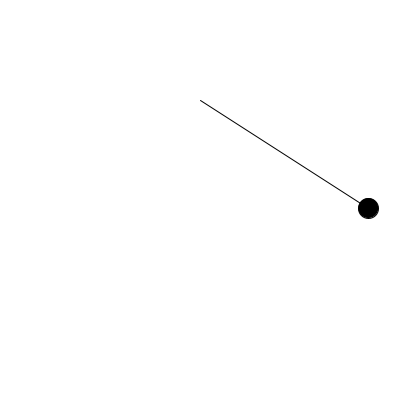
Frame 1 (no input)
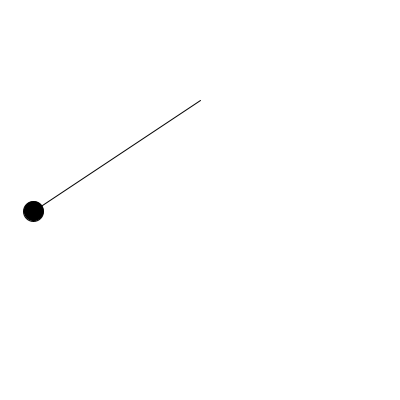
Frame 60 (the mouse pressed at the canvas centre just before this capture)
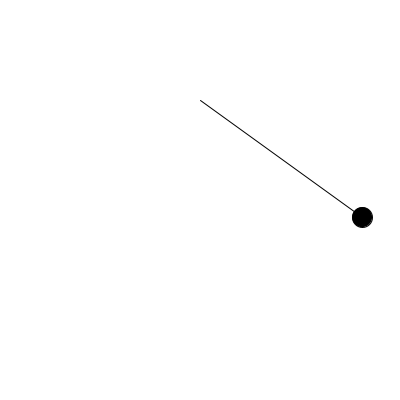
Frame 120 (the mouse held since frame 60 and released just before this capture)

The Processing sketch that drew these frames (run headless with seeded random() and noise(); from frame 60 on, the mouse is pressed at the canvas centre):

// Processing sketch: pendulum_ex
// ── pendulum_ex.pde

float t = 0;

void setup(){
  size(400,400);
}

void draw(){
  float x,y;
  float a = cos(t);
  y = 200 * cos(a) + height/4;
  x = 200 * sin(a) + width/2;
  background(255);
  fill(0);
  line(200,100,x,y);
  ellipse(x,y,20,20);
  t += .05;
}
